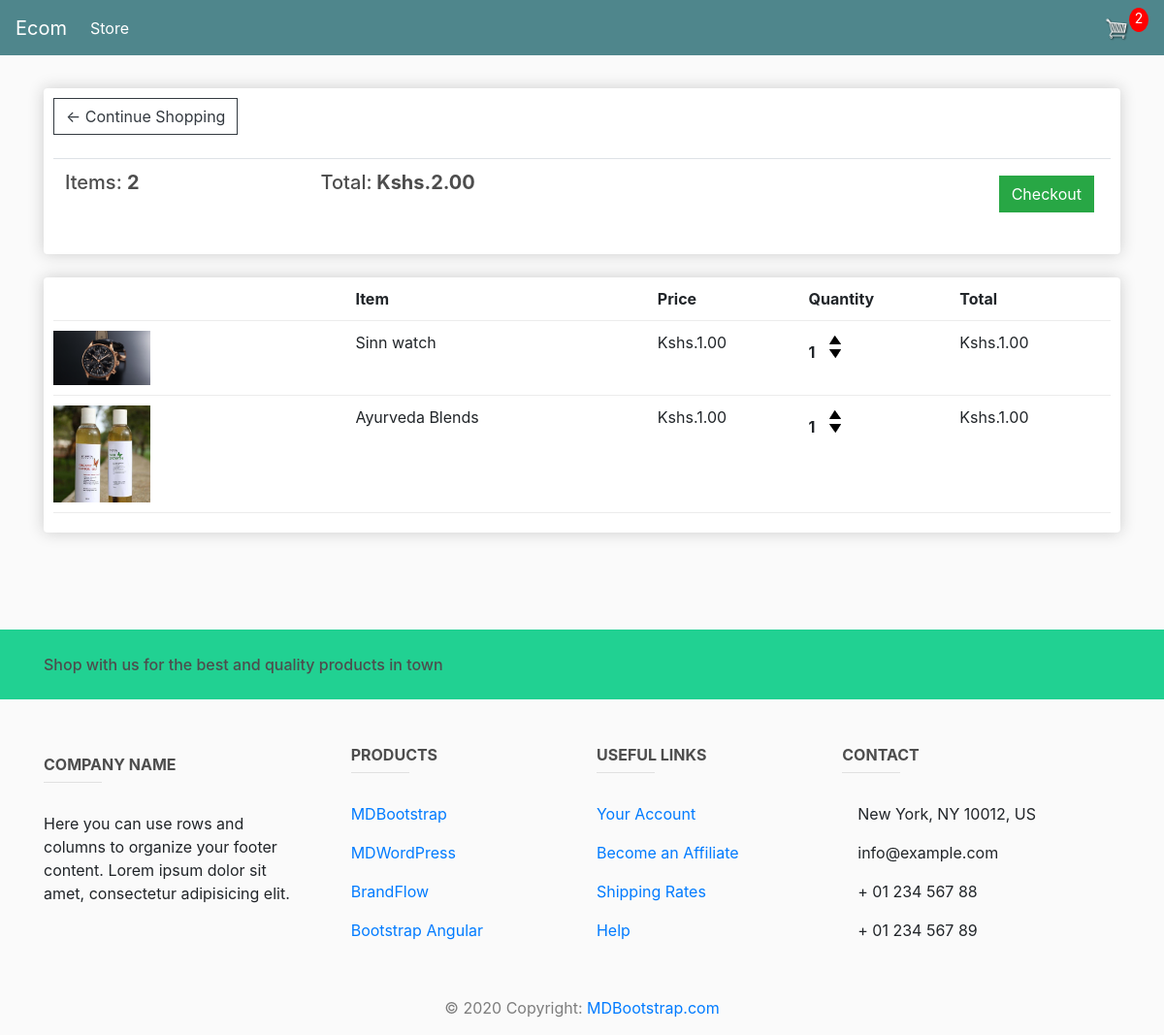
The app's page /cart/ (signed in) with its own data.
### store/models.py (models this page shows, shortened)
class Order(models.Model):
    customer = models.ForeignKey(Customer, on_delete=models.SET_NULL, null=True, blank=True)
    date_ordered = models.DateTimeField(auto_now_add=True)
    complete = models.BooleanField(default=False)
    transaction_id = models.CharField(max_length=100, null=True)
    @property
    def get_cart_total(self):
        orderitems = self.orderitem_set.all()
        total = sum([item.get_total for item in orderitems])
        return total
    @property
    def get_cart_items(self):
        orderitems = self.orderitem_set.all()
        total = sum([item.quantity for item in orderitems])
        return total

class OrderItem(models.Model):
    product = models.ForeignKey(Product, on_delete=models.SET_NULL, null=True)
    order = models.ForeignKey(Order, on_delete=models.SET_NULL, null=True)
    quantity = models.IntegerField(default=0, null=True, blank=True)
    date_added = models.DateTimeField(auto_now_add=True)
    @property
    def get_total(self):
        total = self.product.price * self.quantity
        return total

class Product(models.Model):
    name = models.CharField(max_length=200)
    price = models.FloatField()
    digital = models.BooleanField(default=False, null=True, blank=True)
    image = models.ImageField(null=True, blank=True, upload_to='static/products/images/')
    @property
    def imageURL(self):
        try:
            url = self.image.url
        except:
            url = ''
        return url

### store/views.py (the view)
# urls.py: path('cart/', views.cart, name="cart"),
def cart(request):
    data = cartData(request)
    cartItems = data['cartItems']
    order = data['order']
    items = data['items']
    context = {'items': items, 'order': order, 'cartItems': cartItems}
    return render(request, 'store/cart.html', context)

### store/utils.py (called while the page is built)
def cartData(request):
    if request.user.is_authenticated:
        customer = request.user.customer
        order, created = Order.objects.get_or_create(customer=customer, complete=False)
        items = order.orderitem_set.all()
        cartItems = order.get_cart_items
    else:
        cookieData = cookieCart(request)
        cartItems = cookieData['cartItems']
        order = cookieData['order']
        items = cookieData['items']
    return {'cartItems': cartItems, 'order': order, 'items': items}

### templates/store/cart.html
{% extends 'store/base.html' %}
{% load static %}
{% block content %}
	<div class="row">
		<div class="col-lg-12">
			<div class="box-element">
				<a  class="btn btn-outline-dark" href="{% url 'store' %}">&#x2190; Continue Shopping</a>
				<br>
				<br>
				<table class="table">
					<tr>
						<th><h5>Items: <strong>{{order.get_cart_items}}</strong></h5></th>
						<th><h5>Total:<strong> Kshs.{{order.get_cart_total|floatformat:2}}</strong></h5></th>
						<th>
							<a  style="float:right; margin:5px;" class="btn btn-success" href="{% url 'checkout' %}">Checkout</a>
						</th>
					</tr>
				</table>
			</div>
			<br>
			<div class="box-element">
				<div class="cart-row">
					<div style="flex:2"></div>
					<div style="flex:2"><strong>Item</strong></div>
					<div style="flex:1"><strong>Price</strong></div>
					<div style="flex:1"><strong>Quantity</strong></div>
					<div style="flex:1"><strong>Total</strong></div>
				</div>
				{% for item in items %}
				<div class="cart-row">
					<div style="flex:2"><img class="row-image" src="{{item.product.imageURL}}"></div>
					<div style="flex:2"><p>{{item.product.name}}</p></div>
					<div style="flex:1"><p>Kshs.{{item.product.price|floatformat:2}}</p></div>
					<div style="flex:1">
						<p class="quantity">{{item.quantity}}</p>
						<div class="quantity">
							<img data-product="{{item.product.id}}" data-action="add" class="chg-quantity update-cart" src="{% static  'images/arrow-up.png' %}">
							<img data-product="{{item.product.id}}" data-action="remove" class="chg-quantity update-cart" src="{% static  'images/arrow-down.png' %}">
						</div>
					</div>
					<div style="flex:1"><p>Kshs.{{item.get_total|floatformat:2}}</p></div>
				</div>
				{% endfor %}
			</div>
		</div>
	</div>
{% endblock content %}

### static/css/main.css (style rules this page uses)
body { background-color: hsl(0, 0%, 98%); }
h1,h2,h3,h4,h5,h6 { color:hsl(0, 0%, 30%); }
.box-element { box-shadow:hsl(0, 0%, 80%) 0 0 16px; background-color: #fff; border-radius: 4px; padding: 10px; }
.col-lg-4, .col-lg-6, .col-lg-8, .col-lg-12 { margin-top: 10px; }
.btn { border-radius: 0; }
.row-image { width: 100px; }
.cart-row { display: flex; align-items: flex-stretch; padding-bottom: 10px; margin-bottom: 10px; border-bottom: 1px solid #ececec; }
.quantity { display: inline-block; font-weight: 700; padding-right:10px; }
.chg-quantity { width: 12px; cursor: pointer; display: block; margin-top: 5px; transition:.1s; }

### records on screen
Order: get_cart_items "2", get_cart_total "2.00"
OrderItem: product.imageURL (picture), product.name "Sinn watch", product.price "1.00", quantity "1", get_total "1.00"
OrderItem: product.imageURL (picture), product.name "Ayurveda Blends", product.price "1.00", quantity "1", get_total "1.00"

### other values on screen
{{ cartItems }} "2"
